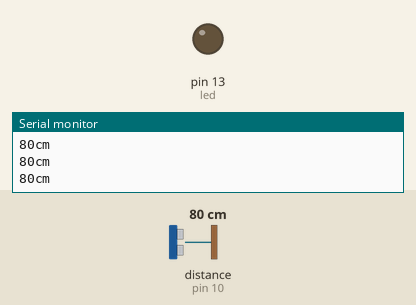
This sketch was run on a simulated Arduino Uno, built with avr-gcc and run on an emulated ATmega328P. Shown: output pins drawn as LEDs (lit = HIGH), the last lines printed to the serial monitor. Wiring (inferred from the names in the program): ultrasonic range finder: trigger pin 11; echo pin 10. The test bench sets the inputs (shaded band); at power-on: distance to the obstacle (sensor on pin 10) 80 cm. The echo pulse lasts 58.3 µs per cm; pins used as bus, display or sensor lines are not drawn.

Above: at 1.2 s.
1.3 s: distance to the obstacle (sensor on pin 10) set to 34 cm
4.3 s: distance to the obstacle (sensor on pin 10) set to 28 cm
At 4.9 s:
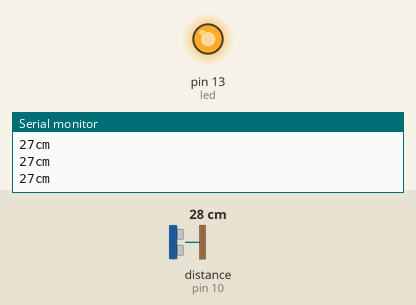
5.8 s: distance to the obstacle (sensor on pin 10) set to 35 cm
At 7.0 s:
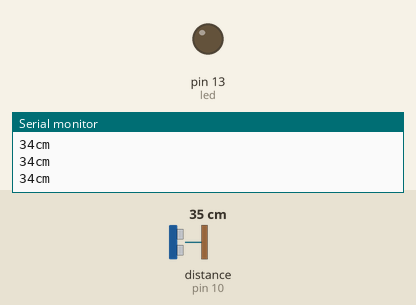
7.3 s: distance to the obstacle (sensor on pin 10) set to 2 cm
At 8.2 s:
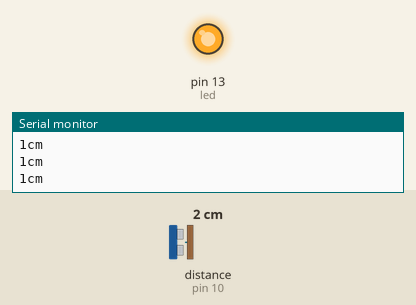
Timing chart, 0 to 9.8 s (numbered marks = the images above; inputs shaded):
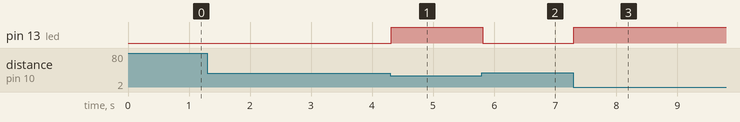

Measured:
- the behaviour switches between 31 and 30 cm on distance to the obstacle (sensor on pin 10) (found by bisection; images 0 and 1)
- after the input at 4.3 s, pin 13 (led): LOW → HIGH at once
- after the input at 5.8 s, pin 13 (led): HIGH → LOW at once
- after the input at 7.3 s, pin 13 (led): LOW → HIGH at once

The sketch:

primeiro_ultrasonico_code.ino
```cpp
const int TrigPin = 11;
const int EchoPin = 10;

int distancia_ultrasonica = 0;

const int led = 13;

void setup(){

pinMode(TrigPin, OUTPUT);
pinMode(EchoPin, INPUT);

pinMode(led, OUTPUT);

Serial.begin(9600);

}

void loop() {

ultrasonico();

if(distancia_ultrasonica < 30){

  digitalWrite(led ,HIGH);

}else{

 digitalWrite(led, LOW);

}
}


void ultrasonico(){

  delayMicroseconds(2);
  digitalWrite(TrigPin, HIGH);
  delayMicroseconds(13);
  digitalWrite(TrigPin, LOW);
  delayMicroseconds(2);

  long leitura_echo = pulseIn(EchoPin, HIGH);

  distancia_ultrasonica = leitura_echo / 58;

  Serial.print(distancia_ultrasonica);
  Serial.println("cm");
  Serial.println();

}
```
